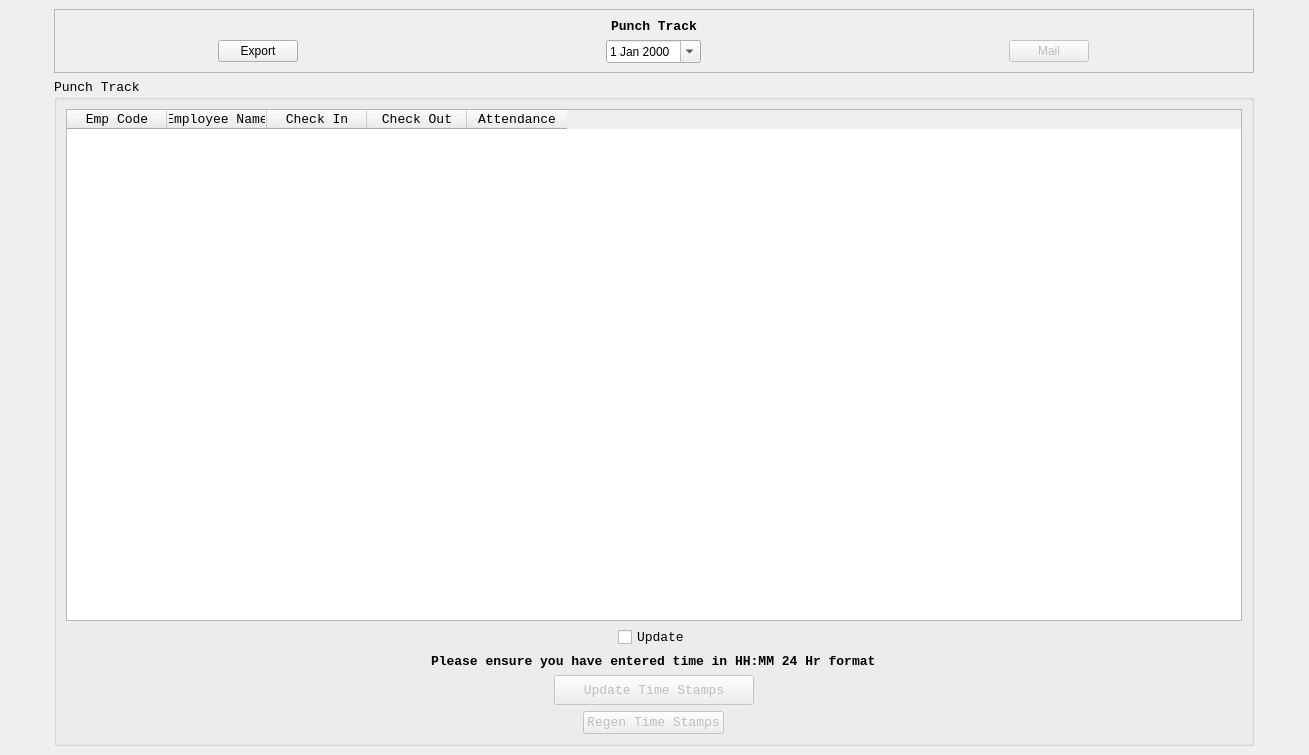
<?xml version="1.0" encoding="UTF-8"?>
<ui version="4.0">
 <class>MWin_PunchTrack</class>
 <widget class="QMainWindow" name="MWin_PunchTrack">
  <property name="geometry">
   <rect>
    <x>0</x>
    <y>0</y>
    <width>1309</width>
    <height>755</height>
   </rect>
  </property>
  <property name="windowTitle">
   <string>MainWindow</string>
  </property>
  <property name="styleSheet">
   <string notr="true">font: 10pt &quot;Courier New&quot;;</string>
  </property>
  <widget class="QWidget" name="CWin_PunchTrack">
   <layout class="QGridLayout" name="gridLayout_3">
    <item row="0" column="0" alignment="Qt::AlignHCenter">
     <widget class="QFrame" name="NEX_frame">
      <property name="minimumSize">
       <size>
        <width>1200</width>
        <height>0</height>
       </size>
      </property>
      <property name="frameShape">
       <enum>QFrame::StyledPanel</enum>
      </property>
      <property name="frameShadow">
       <enum>QFrame::Raised</enum>
      </property>
      <layout class="QGridLayout" name="gridLayout_2">
       <item row="0" column="1">
        <widget class="QLabel" name="NEX_Title">
         <property name="font">
          <font>
           <family>Courier New</family>
           <pointsize>10</pointsize>
           <weight>50</weight>
           <italic>false</italic>
           <bold>false</bold>
          </font>
         </property>
         <property name="text">
          <string>&lt;html&gt;&lt;head/&gt;&lt;body&gt;&lt;p align=&quot;center&quot;&gt;&lt;span style=&quot; font-weight:600;&quot;&gt;Punch Track&lt;/span&gt;&lt;/p&gt;&lt;/body&gt;&lt;/html&gt;</string>
         </property>
        </widget>
       </item>
       <item row="1" column="0" alignment="Qt::AlignHCenter">
        <widget class="QPushButton" name="IQPB_Export">
         <property name="text">
          <string>Export</string>
         </property>
        </widget>
       </item>
       <item row="1" column="2" alignment="Qt::AlignHCenter">
        <widget class="QPushButton" name="IQPB_Mail">
         <property name="enabled">
          <bool>false</bool>
         </property>
         <property name="text">
          <string>Mail</string>
         </property>
        </widget>
       </item>
       <item row="1" column="1" alignment="Qt::AlignHCenter">
        <widget class="QDateEdit" name="IQDE_Date">
         <property name="calendarPopup">
          <bool>true</bool>
         </property>
        </widget>
       </item>
      </layout>
     </widget>
    </item>
    <item row="1" column="0" alignment="Qt::AlignHCenter">
     <widget class="QGroupBox" name="NEX_PunchTrack">
      <property name="minimumSize">
       <size>
        <width>1200</width>
        <height>0</height>
       </size>
      </property>
      <property name="font">
       <font>
        <family>Courier New</family>
        <pointsize>10</pointsize>
       </font>
      </property>
      <property name="title">
       <string>Punch Track</string>
      </property>
      <layout class="QGridLayout" name="gridLayout">
       <item row="5" column="0" alignment="Qt::AlignHCenter">
        <widget class="QLabel" name="NEX_Note">
         <property name="font">
          <font>
           <family>Courier New</family>
           <pointsize>10</pointsize>
           <weight>50</weight>
           <italic>false</italic>
           <bold>false</bold>
          </font>
         </property>
         <property name="text">
          <string>&lt;html&gt;&lt;head/&gt;&lt;body&gt;&lt;p&gt;&lt;span style=&quot; font-weight:600;&quot;&gt;Please ensure you have entered time in HH:MM 24 Hr format&lt;/span&gt;&lt;/p&gt;&lt;/body&gt;&lt;/html&gt;</string>
         </property>
        </widget>
       </item>
       <item row="1" column="0" alignment="Qt::AlignHCenter">
        <widget class="QCheckBox" name="IQC_Update">
         <property name="text">
          <string>Update</string>
         </property>
        </widget>
       </item>
       <item row="0" column="0">
        <widget class="QTableWidget" name="OQTB_PunchTrack">
         <column>
          <property name="text">
           <string>Emp Code</string>
          </property>
         </column>
         <column>
          <property name="text">
           <string>Employee Name</string>
          </property>
         </column>
         <column>
          <property name="text">
           <string>Check In</string>
          </property>
         </column>
         <column>
          <property name="text">
           <string>Check Out</string>
          </property>
         </column>
         <column>
          <property name="text">
           <string>Attendance</string>
          </property>
         </column>
        </widget>
       </item>
       <item row="7" column="0" alignment="Qt::AlignHCenter">
        <widget class="QPushButton" name="IQPB_Regen">
         <property name="enabled">
          <bool>false</bool>
         </property>
         <property name="maximumSize">
          <size>
           <width>250</width>
           <height>30</height>
          </size>
         </property>
         <property name="text">
          <string>Regen Time Stamps</string>
         </property>
        </widget>
       </item>
       <item row="6" column="0" alignment="Qt::AlignHCenter">
        <widget class="QPushButton" name="IQPB_Update">
         <property name="enabled">
          <bool>false</bool>
         </property>
         <property name="minimumSize">
          <size>
           <width>200</width>
           <height>30</height>
          </size>
         </property>
         <property name="maximumSize">
          <size>
           <width>250</width>
           <height>30</height>
          </size>
         </property>
         <property name="text">
          <string>Update Time Stamps</string>
         </property>
        </widget>
       </item>
      </layout>
     </widget>
    </item>
   </layout>
  </widget>
 </widget>
 <resources/>
 <connections/>
</ui>
